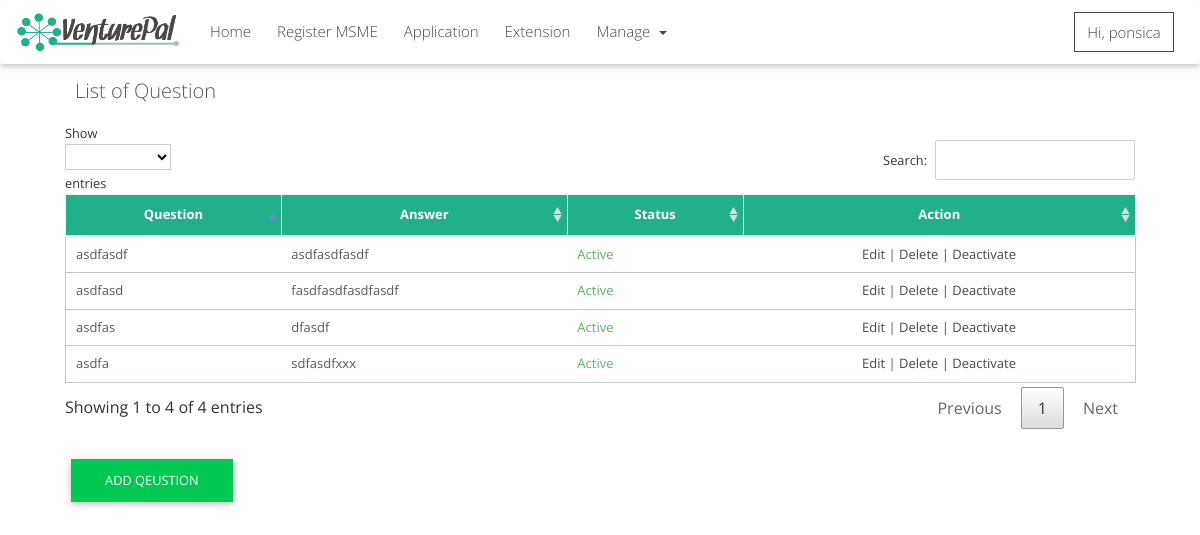
The app's page /bizsh.admin/question-list.php (signed in) with its own data.
### tables this page shows
CREATE TABLE `question` (
  `question_id` int(11) NOT NULL,
  `question_data` varchar(255) NOT NULL,
  `answer` varchar(255) NOT NULL,
  `created` datetime NOT NULL,
  `status` int(2) NOT NULL DEFAULT '1' COMMENT '0 = not active, 1 = active, 2 = delete '
);

### bizsh.admin/model/QuestionDB.php (called while the page is built, shortened)
<?php
class QuestionDB
{
    public function connectDB() {
        return new PDO('mysql:host=' . DB_HOST.  ';dbname=' . DB_NAME, DB_UID, DB_PWD);
    }
    public function getAllQuestions() {
      $db = $this->connectDB();
      $sql = "SELECT * FROM question WHERE status = 1 or status = 0";
      $result = false;
      try {
        $stmt = $db->prepare($sql);
        $stmt->execute();
        $result = $stmt->fetchAll();
      } catch(PDOException $ex) {
        echo "DB Error:", $ex->getMessage();
      }
      return $result;
    }
}

### bizsh.admin/question-list.php (the view, shortened to what this page needs)
<?php
    include 'model/QuestionDB.php';
    include 'includes/head.php';
    include 'includes/navdefault.php';
    $question_db = new QuestionDB();
    $question = $question_db->getAllQuestions();
?>
 <link type="text/css" rel="stylesheet" href="plugins/datatables/datatables.css">
<div id="main-content" style="margin-top: 70px">
    <div class="container-fluid m-r-50 m-l-50"">
        <h3 class="title">List of Question</h3>
        <div id="questionList_handler">
            <table id="questionList" class="table table-bordered table-hover table-condensed">
                <thead>
                    <th>Question</th>
                    <th>Answer</th>
                    <th>Status</th>
                    <th>Action</th>
                </thead>
                <tbody>
                <?php foreach ($question as $c) {
                    echo "<tr>";
                    echo "<td>".$c['question_data']."</td>";
                    echo "<td>".$c['answer']."</td>";
                    if($c['status'] == 1){
                        echo "<td class ='text-success'>Active</td>";
                    }else
                        echo "<td class ='text-error'>Not Active</td>";
                    echo "<td class='text-center'>".
                        "<a href='edit-question?id=".$c['question_id']."'>Edit</a> | ".
                        "<a href='javascript:;' id='".$c['question_id']."' onclick='deleteThis(this)'>Delete |</a>";
                            if($c['status'] == 1){
                               echo "<a href='javascript:;' data-stat='0' id='".$c['question_id']."'
                               onclick='changeStatus(this)'> Deactivate</a>";
                            }else{
                                echo "<a href='javascript:;' data-stat='1' id='".$c['question_id']."'
                                onclick='changeStatus(this)'> Activate</a>";
                            }
                    echo "</tr>";
                }?>
                </tbody>
            </table><br/>
        </div>
        <a href="add-question" class="btn btn-success">Add Qeustion</a></ABBR>
    </div>
</div>
 <?php
  include 'includes/footer.php';
 ?>

### bizsh.admin/css/style1.css (style rules this page uses)
h1, h2, h3, h4, h5, h6, .desc, .title { font-family: 'Open Sans', sans-serif; }
a, p { font-family: 'Open Sans', sans-serif; }

### bizsh.admin/css/mycss1.css (style rules this page uses)
.text-success { color: #00D255; }
.m-l-50 { margin-left: 50px !important; }
.m-r-50 { margin-right: 50px !important; }
.title { font-size: 20px; padding: 10px; }
.table th { background-color: #21B08A !important; }

### bizsh.admin/assets/css/stylea6.css (style rules this page uses)
* { margin: 0; padding: 0px; font-family: 'Open Sans', sans-serif; }
body { background: #fff; margin: 0; color: #5a5a5a; }
h1, h2, h3, h4, h5, h6 { font-family: 'Open Sans', sans-serif; }
html, body { height: 100%; }
*, *:after, *:before { -webkit-box-sizing: border-box; -moz-box-sizing: border-box; box-sizing: border-box; padding: 0; margin: 0; }
a { padding: 0; margin: 0; text-decoration: none; -webkit-transition: background-color .4s linear, color .4s linear; -moz-transition: background-color .4s linear, color .4s linear; -o-transition: background-color .4s linear, color .4s linear; -ms-transition: background-color .4s linear, color .4s linear; transition: background-color .4s linear, color .4s linear; color: #484848; }

### bizsh.admin/includes/head.php (style rules this page uses)
html, body, .view { height: 100%; width: 100%; }

### records on screen
question: question_data "asdfasd", answer "fasdfasdfasdfasdf", status "Active"
question: question_data "asdfasdf", answer "asdfasdfasdf", status "Active"
question: question_data "asdfa", answer "sdfasdfxxx", status "Active"
question: question_data "asdfas", answer "dfasdf", status "Active"

### other values on screen
$_SESSION['username'] "ponsica"
